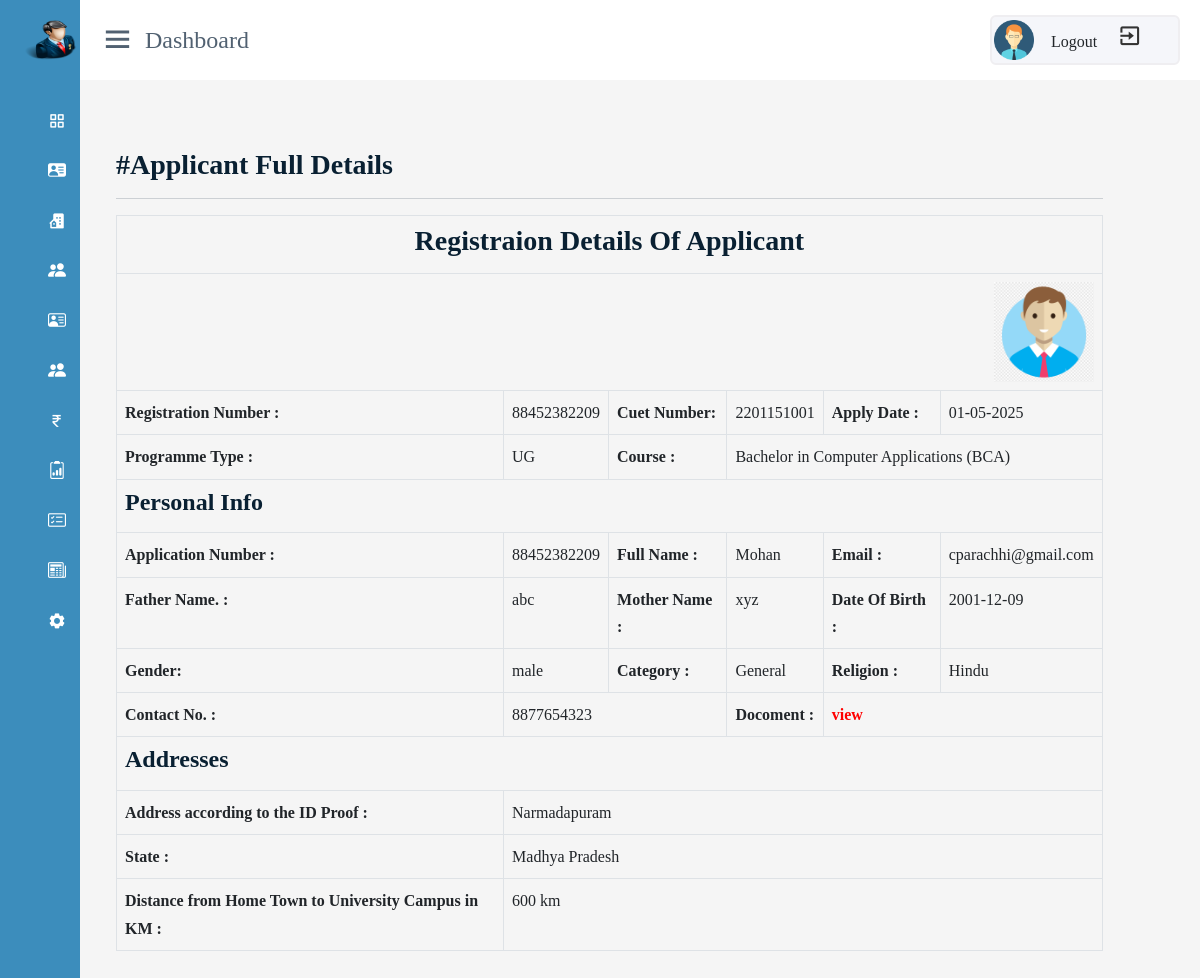
/admin/ugapplicationdata.php?id=2201151001 (signed in), run on the app's committed database.
### tables this page shows
CREATE TABLE `ugregistration` (
  `registration_no` bigint(11) NOT NULL,
  `cuet_no` varchar(255) NOT NULL,
  `std_img` varchar(400) NOT NULL,
  `sname` varchar(255) NOT NULL,
  `father_name` varchar(255) NOT NULL,
  `mother_name` varchar(255) NOT NULL,
  `date_of_birth` date NOT NULL,
  `gender` varchar(255) NOT NULL,
  `category` varchar(255) NOT NULL,
  `religion` varchar(255) NOT NULL,
  `program_type` varchar(225) NOT NULL DEFAULT 'UG',
  `course` varchar(255) NOT NULL,
  `phone_no` varchar(255) NOT NULL,
  `email_id` varchar(255) NOT NULL,
  `address` varchar(255) NOT NULL,
  `state` varchar(255) NOT NULL,
  `distance` varchar(255) NOT NULL,
  `aadhar_pdf` varchar(255) NOT NULL,
  `apply_date` date NOT NULL,
  `hostel_status` varchar(255) NOT NULL DEFAULT 'No'
);

### admin/ugapplicationdata.php (the view, shortened to what this page needs)
<!DOCTYPE html>
<html lang="en">
<head>
    <link rel="stylesheet" href="./css/room_register.css">
</head>
<body>
<?php require('./includes/header.php')?>
<div class="container-fluid">
    <div class="row">
        <div class="col-lg-11 col-12  p-0 ms-3 ">
        <div class="home-content align-items-center ">
        <h3 class="mt-5">#Applicant Full Details</h3>
        <hr>
        <?php
        include('includes/db_config.php');
        if (isset($_GET['id']))
        {
            $cuetno = $_GET['id'];
            $query = "select * from ugregistration where cuet_no=$cuetno";
            $result = mysqli_query($con, $query);
            $fetch_src = FETCH_SRC;
            if (!$result) {
                die("connection failed" . mysqli_error($con));
            } else {
                while ($row = mysqli_fetch_assoc($result))
                {
                ?>
                    <div class="panel panel-default">
                        <div class="panel-body">
                            <table id="zctb" class="table table-bordered  dataTable" cellspacing="0" width="100%" border="1">
                                <tbody>
                                    <tr>
                                        <td colspan="6" style="text-align:center; color:blue">
                                            <h3>Registraion Details Of Applicant</h3>
                                        </td>
                                    </tr>
                                    <tr>
                                        <td colspan="6">
                                        <?php echo "<img  style='width:100px;height:100px;float:right' src='" . $fetch_src.$row['std_img'] . "'>" ?>
                                        </td>
                                    </tr>
                                    <tr>
                                        <th>Registration Number :</th>
                                        <td ><?php echo $row['registration_no'] ?></td>
                                        <td><b>Cuet Number:</b></td>
                                        <td><?php echo $row['cuet_no']; ?></td>
                                        <th>Apply Date :</th>
                                        <td><?php $wop = $row['apply_date']; print date("d-m-Y",strtotime($wop))?></td>
                                    </tr>
                                    <tr>
                                    <td><b>Programme Type :</b></td>
                                        <td><?php echo $row['program_type'] ?></td>
                                        <td><b>Course :</b></td>
                                        <td colspan="3"><?php echo $row['course'] ?></td>
                                    </tr>
                                    <tr>
                                        <td colspan="6" style="color:red">
                                            <h4>Personal Info</h4>
                                        </td>
                                    </tr>
                                    <tr>
                                        <td><b>Application Number :</b></td>
                                        <td><?php echo $row['registration_no'] ?></td>
                                        <td><b>Full Name :</b></td>
                                        <td><?php echo $row['sname'] ?></td>
                                        <td><b>Email :</b></td>
                                        <td><?php echo $row['email_id'] ?></td>
                                    </tr>
                                    <tr>
                                        <td><b>Father Name. :</b></td>
                                        <td><?php echo $row['father_name'] ?></td>
                                        <td><b>Mother Name :</b></td>
                                        <td><?php echo $row['mother_name'] ?></td>
                                        <td><b>Date Of Birth :</b></td>
                                        <td><?php echo $row['date_of_birth'] ?></td>
                                    </tr>
                                    <tr>
                                        <td><b>Gender:</b></td>
                                        <td><?php echo $row['gender'] ?></td>
                                        <td><b>Category :</b></td>
                                        <td><?php echo $row['category'] ?></td>
                                        <td><b>Religion :</b></td>
                                        <td><?php echo $row['religion'] ?></td>
                                    </tr>
                                    <tr>
                                        <td><b>Contact No. :</b></td>
                                        <td colspan="2"><?php echo $row['phone_no'] ?></td>
                                        <td><b>Docoment :</b></td>
                                        <td colspan="4"><?php echo "<a style='text-decoration:none;color:red'; href='" . $fetch_src.$row['aadhar_pdf'] . "' target=''>view</a>" ?></td>
                                    </tr>
                                    <tr>
                                        <td colspan="6" style="color:blue">
                                            <h4>Addresses</h4>
                                        </td>
                                    </tr>
                                    <tr>
                                        <td><b>Address according to the ID Proof :</b></td>
                                        <td colspan="5"><?php echo $row['address']?></td>
                                    </tr>
                                    <tr>
                                        <td><b>State :</b></td>
                                        <td colspan="5"><?php echo $row['state']?></td>
                                    </tr>
                                    <tr>
                                        <td><b>Distance from Home Town to University Campus in KM :</b></td>
                                        <td colspan="5"><?php echo $row['distance']?> km</td>
                                    </tr>
                                </tbody>
                            </table>
                        </div>
                    </div>
                                <?php
                            }
                        }
                    } else {
                        echo "<h3 style='color:red';>Record Not Found</h3>";
                    }
                    ?>
                </div>
        </div>
    </div>
</div>
<?php require('./includes/footer.php')?>
</body>
</html>

### admin/css/room_register.css (style rules this page uses)
* { padding: 0; margin: 0; box-sizing: border-box; }
body { background-color:white; }
.home-content { padding: 100px 20px 20px 20px; }

### admin/css/adminpanel.css (style rules this page uses)
* { margin:0; padding:0; box-sizing: border-box; font-family: 'Poppins',sans-serif; }
body { min-height: 100vh; width: 100%; }
.home-section .home-content { padding-top: 100px; }

### css/styel.css (style rules this page uses)
body { font-family: "Barlow",sans-serif; line-height: 1.7; color:#516171; }
h1,h2,h3,h4,h5,h6 { font-weight: 700 !important; color: #092032; }
a { color: #092032; text-decoration: none; transition: all 0.4s ease; font-weight: 800; }
img { width: 100%; }

### css/footer.css (style rules this page uses)
* { text-decoration: none; font-family: poppins; box-sizing: border-box; }
body { margin:0; background-image:linear-gradient(to bottom,white,white); }

### data on the page
ugregistration: std_img (picture), registration_no "88452382209", cuet_no "2201151001", apply_date "01-05-2025", program_type "UG", course "Bachelor in Computer Applications (BCA)", sname "Mohan", email "cparachhi@gmail.com", father_name "abc", mother_name "xyz", date_of_birth "2001-12-09", gender "male", category "General", religion "Hindu", phone_no "8877654323", address "Narmadapuram", state "Madhya Pradesh", distance "600"
